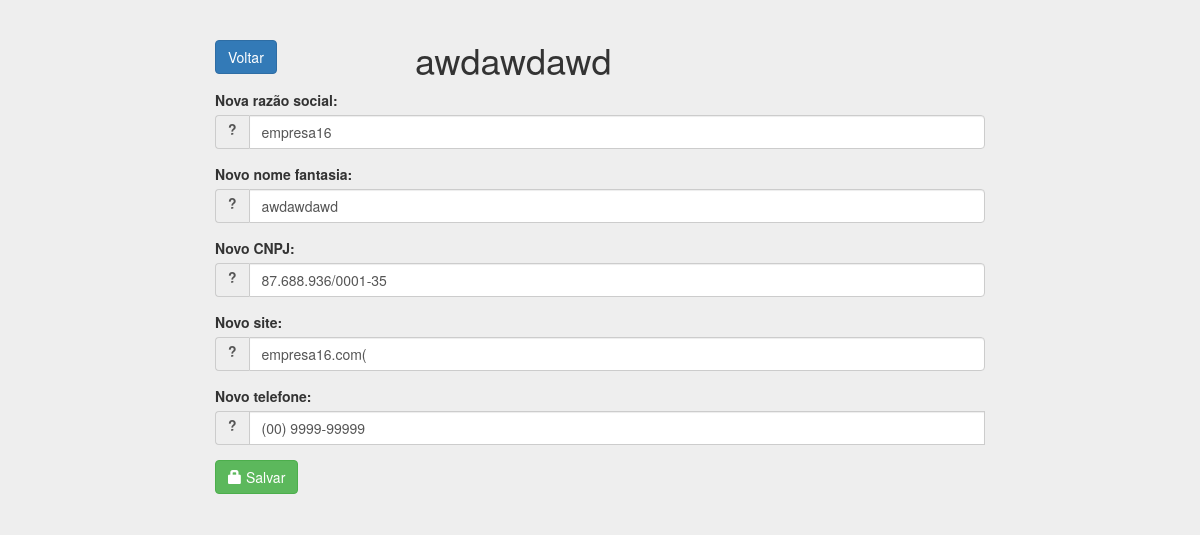
Page /editar_empresa.php?idempresas=1 on the committed database.
### tables this page shows
CREATE TABLE `empresas` (
  `idempresas` int(11) NOT NULL,
  `razaosocial` varchar(200) NOT NULL,
  `nomefantasia` varchar(200) NOT NULL,
  `site` varchar(200) NOT NULL,
  `cnpj` varchar(18) NOT NULL,
  `ddd` varchar(4) NOT NULL,
  `telefone` varchar(10) NOT NULL,
  `status` int(1) NOT NULL
);

### editar_empresa.php (the view, shortened to what this page needs)
<html lang="en">
	<head>
		<?php
			require('conexao.php');
		?>
		<link href="css/bootstrap.min.css" rel="stylesheet">
	</head>
	<body class='fundo'>
		<?php
		$idempresas = $_GET["idempresas"];
		$pesquisa_empresas = "SELECT * FROM empresas WHERE status = '0' AND idempresas = '$idempresas';";
		$executa_pesquisa_empresas = mysqli_query($conexao, $pesquisa_empresas);
		while ($linha = mysqli_fetch_array($executa_pesquisa_empresas)){
			$razaosocial = $linha['razaosocial'];
			$nomefantasia = $linha['nomefantasia'];
			$site = $linha['site'];
			$cnpj = $linha['cnpj'];
			$ddd = $linha['ddd'];
			$telefone = $linha['telefone'];
			$numero = "$ddd $telefone";
		}
		echo"
		<div class='container-fluid'>
				<div class='row'>
					<br/>
					<div class='col-md-2'>
					</div>
					<div class='col-md-2'>
						<br/>
						<a href='index.php'><button type='button' class='btn btn-primary'>Voltar</button></a>
					</div>
					<div class='col-md-4'>
						<h1>$nomefantasia</h1>
					</div>
					<div class='col-md-4'>
					</div>
				</div>
				<form id='form' action='processa_alterar_empresa.php?idempresas=$idempresas' method='POST' enctype='multipart/form-data' autocomplete='on'>
					<div class='row '>
						<div class='col-md-2'>
						</div>
						<div class='col-md-8'>
							<div class='form-group'>
								<label for='inputNovarazaosocial'>Nova razão social:</label>
								<div class='input-group'>
									<span class='input-group-addon'><label>?</label></span>
									<input type='text' class='form-control' id='inputNovarazaosocial' name='novarazaosocial' value='$razaosocial'>
								</div>
							</div>
						</div>
						<div class='col-md-2'>
						</div>
					</div>
					<div class='row '>
						<div class='col-md-2'>
						</div>
						<div class='col-md-8'>
							<div class='form-group'>
								<label for='inputNovonomefantasia'>Novo nome fantasia:</label>
								<div class='input-group'>
									<span class='input-group-addon'><label>?</label></span>
									<input type='text' class='form-control' id='inputNovonomefantasia' name='novonomefantasia' value='$nomefantasia'>
								</div>
							</div>
						</div>
						<div class='col-md-2'>
						</div>
					</div>
					<div class='row '>
						<div class='col-md-2'>
						</div>
						<div class='col-md-8'>
							<div class='form-group'>
								<label for='novocnpj'>Novo CNPJ:</label>
								<div class='input-group'>
									<span class='input-group-addon'><label>?</label></span>
									<input type='text' class='form-control' id='novocnpj' name='novocnpj' value='$cnpj' onkeypress='mascara(this, novocnpj)' maxlength='18'>
								</div>
							</div>
						</div>
						<div class='col-md-2'>
						</div>
					</div>
					<div class='row '>
						<div class='col-md-2'>
						</div>
						<div class='col-md-8'>
							<div class='form-group'>
								<label for='inputNovosite'>Novo site:</label>
								<div class='input-group'>
									<span class='input-group-addon'><label>?</label></span>
									<input type='text' class='form-control' id='inputNovosite' name='novosite' value='$site'>
								</div>
							</div>
						</div>
						<div class='col-md-2'>
						</div>
					</div>
					<div class='row '>
						<div class='col-md-2'>
						</div>
						<div class='col-md-8'>
							<div class='form-group'>
								<label for='novotelefone'>Novo telefone:</label>
								<div class='input-group'>
									<span class='input-group-addon'><label>?</label></span>
									<input type='text' class='form-control' id='novotelefone' name='novotelefone' value='$numero' pattern='\([0-9]{2}\)[\s][0-9]{4}-[0-9]{4,5}' maxlength='14'>
								</div>
							</div>
						</div>
						<div class='col-md-2'>
						</div>
					</div>
					<div class='row'>
						<div class='col-md-2'>
						</div>
						<div class='col-md-8'>
							<button type='submit' class='btn btn-success ><span class='input-group-addon'><span class='glyphicon glyphicon-lock'></span> Salvar</span></button>
						</div>
						<div class='col-md-2'>
						</div>
					</div>
				</form>";
				?>
				</div>
	</body>
</html>

### editar_empresa.php (style rules this page uses)
.fundo { background-color:#eee; }

### rows in the picture
empresas: nomefantasia "awdawdawd", novarazaosocial "empresa16", novonomefantasia "awdawdawd", novocnpj "87.688.936/0001-35", novosite "empresa16.com(", novotelefone "(00) 9999-99999"
